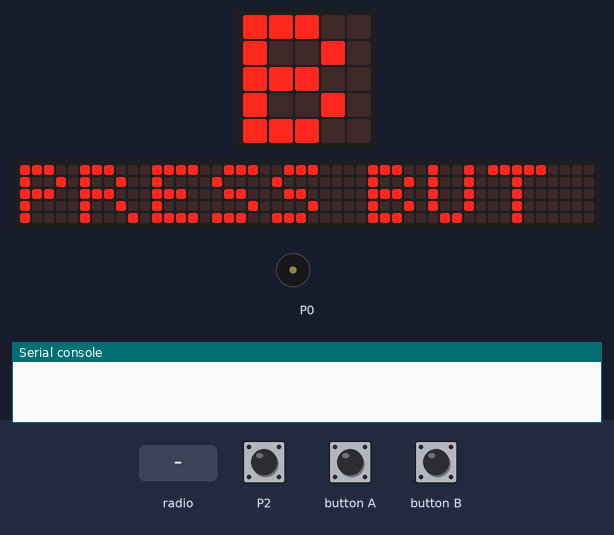
This program was run on a simulated BBC micro:bit running MicroPython. Parts: the board's 5×5 LED display, a strip that is not on the board, showing the scrolling text unrolled, buzzer (waves = sounding), the last lines printed to the serial console. The test bench sets the inputs (shaded band); at power-on: P2 LOW. No radio messages arrive unless stated (any console line starting 'radio sent:' is added by the test bench); the 48×5 strip is a reading aid, not a part: it shows the text the display is scrolling, unrolled, one strip-width of it at a time.

Above: at 5.0 s.
5.1 s: button A pressed for 0.15 s
At 5.9 s:
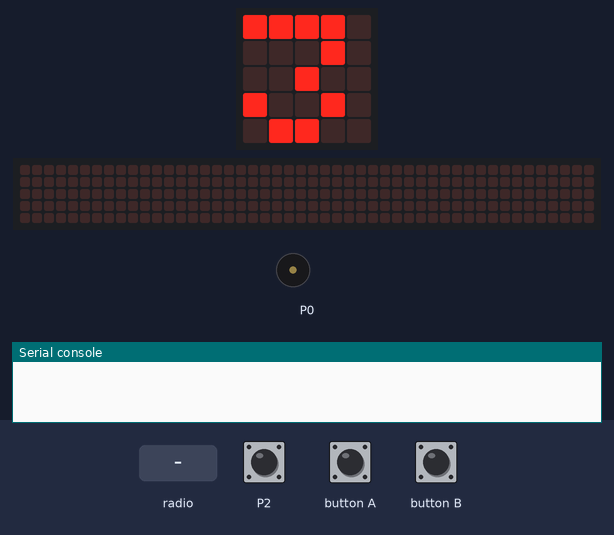
8.2 s: button B pressed for 0.15 s
At 10.0 s:
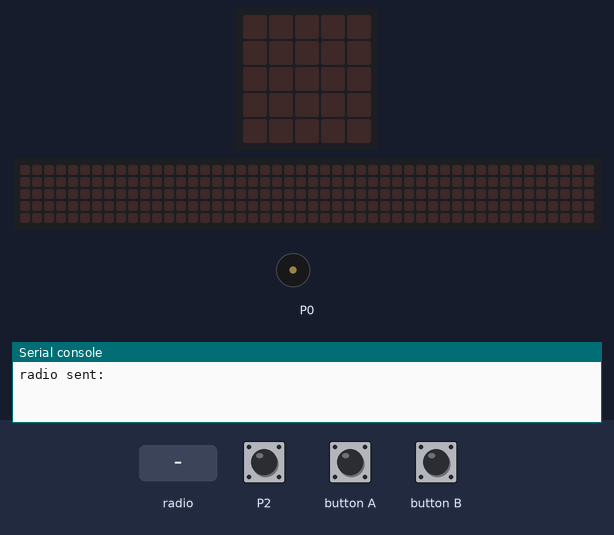
10.9 s: radio message "--." arrives
At 12.0 s:
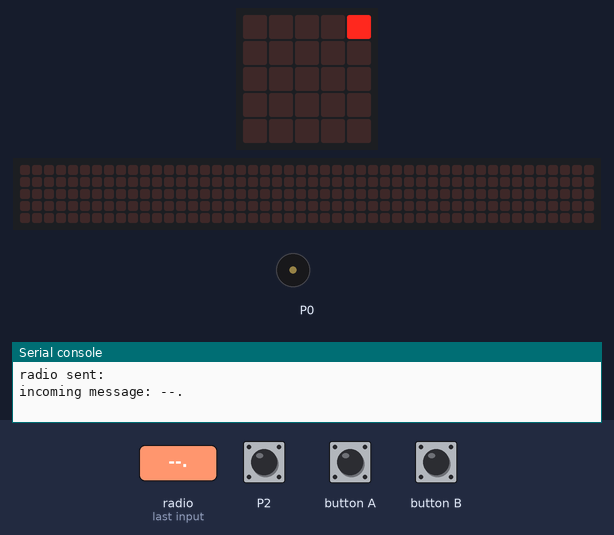
12.4 s: P2 pulled HIGH for 0.15 s
At 14.2 s:
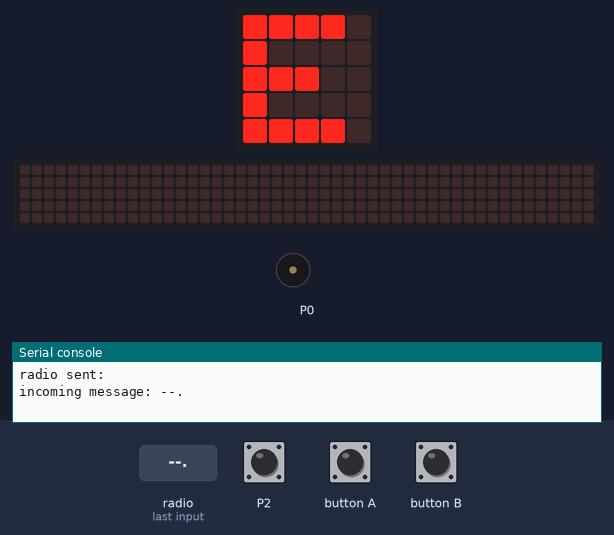
14.5 s: button B pressed for 1 s
At 14.57 s:
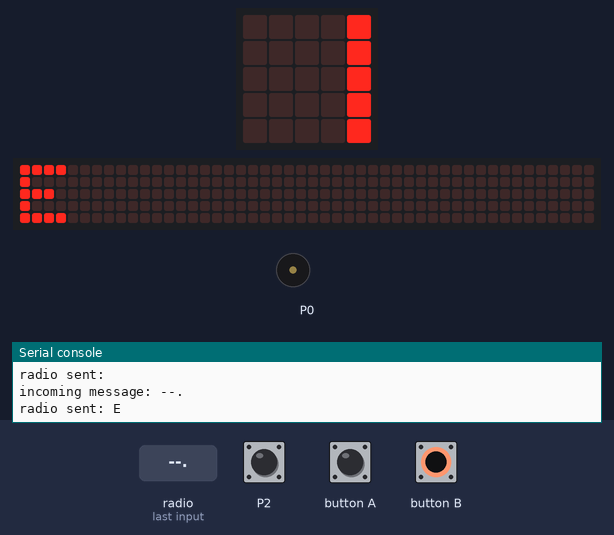
17.0 s: button A pressed for 1 s
At 19.25 s:
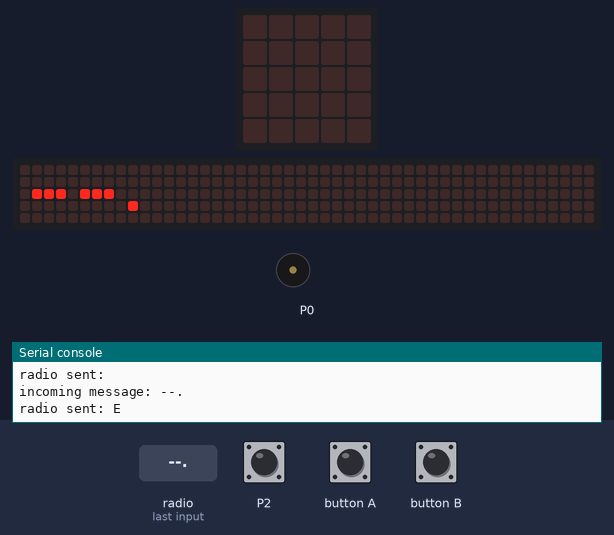
Timing chart, 0 to 19.6 s (numbered marks = the images above; inputs shaded):
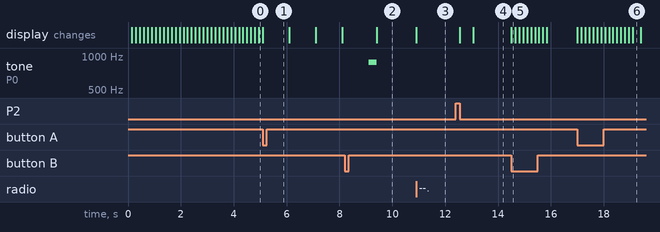

The program:

morsecode.py
```python
from microbit import *
import music
import radio

# morse code table
MORSE_CODE_LOOKUP = {
    ".-": "A",
    "-...": "B",
    "-.-.": "C",
    "-..": "D",
    ".": "E",
    "..-.": "F",
    "--.": "G",
    "....": "H",
    "..": "I",
    ".---": "J",
    "-.-": "K",
    ".-..": "L",
    "--": "M",
    "-.": "N",
    "---": "O",
    ".--.": "P",
    "--.-": "Q",
    ".-.": "R",
    "...": "S",
    "-": "T",
    "..-": "U",
    "...-": "V",
    ".--": "W",
    "-..-": "X",
    "-.--": "Y",
    "--..": "Z",
    ".----": "1",
    "..---": "2",
    "...--": "3",
    "....-": "4",
    ".....": "5",
    "-....": "6",
    "--...": "7",
    "---..": "8",
    "----.": "9",
    "-----": "0"
}


# get charater by morse code
def decode(buffer):
    return MORSE_CODE_LOOKUP.get(buffer, '.')

# show start message
def show_start_msg():
    # Count down for start sending morse codes.
    COUNT_DOWN = ['3', '2', '1', Image.HAPPY]
    START_HINT = 'PRESS BUTTON A TO START'

    # show start hint and waiting to start signal
    display.scroll(START_HINT, wait=False, loop=True)
    while True:
        if button_a.was_pressed():
            # count down for start sending morse code
            display.show(COUNT_DOWN, delay=1000)
            # beep for start
            music.pitch(880, 300)
            break


# dot image
DOT = Image("00000:"
            "00000:"
            "00900:"
            "00000:"
            "00000:")


# dash image
DASH = Image("00000:"
             "00000:"
             "09990:"
             "00000:"
             "00000:")

# no message income
NO_MSG = Image("00000:"
               "00000:"
               "00000:"
               "00000:"
               "00000:")

# new message income
NEW_MSG = Image("00009:"
                "00000:"
                "00000:"
                "00000:"
                "00000:")

INCM  =  NO_MSG

# less than 250ms is a dot
DOT_THRESHOLD = 250
# 250ms to 500ms is a dash, great than 500 is a gap
DASH_THRESHOLD = 500

# Morse signals
buffer = ''
# Morse charater
message = ''

started_to_wait = running_time()

# receive message
recv_msg = []

# init radio
radio.config(group=1)
radio.on()

# show starting message
show_start_msg()

while True:
    # waiting for a keypress time
    waiting = running_time() - started_to_wait
    key_down_time = None

    # reading morse code input
    while pin2.read_digital():
        music.pitch(360, 1)
        if not key_down_time:
            key_down_time = running_time()

    # this is a morse code, dot or dash
    if key_down_time:
        key_up_time = running_time()
        duration = key_up_time - key_down_time
        if duration < DOT_THRESHOLD:
            buffer += '.'
            display.show(DOT + INCM)
        elif duration < DASH_THRESHOLD:
            buffer += '-'
            display.show(DASH + INCM)
        else:
            # keydown duration great than 500ms will be ignored
            pass
        started_to_wait = running_time()
    # this is a gap between charater
    elif len(buffer) > 0 and waiting > DASH_THRESHOLD:
        character = decode(buffer)
        buffer = ''
        display.show(character)
        message += character

    # receiving message
    while True:
        incomming = radio.receive()
        if incomming is None:
            break

        recv_msg.append(incomming)
        print('incoming message:', incomming)
        INCM  = NEW_MSG
        display.show(INCM)

    # if button b is pressed, show the message
    if button_b.was_pressed():
        radio.send(message)
        display.scroll(message)
        message = ''

    if button_a.was_pressed():
        for msg in recv_msg:
            display.scroll(msg)
        recv_msg = []
        INCM  =  NO_MSG
```

Measured:
- after the input at 5.1 s, the display: changes at once (image 1)
- after the input at 8.2 s, the display: changes after 1.2 s (image 2)
- after the input at 10.9 s, the display: changes at once (image 3)
- after the input at 12.4 s, the display: first changes after 0.15 s (image 4 shows a later state)
- after the input at 14.5 s, the display: changes at once (image 5)
- after the input at 17.0 s, the display: changes at once (image 6)
